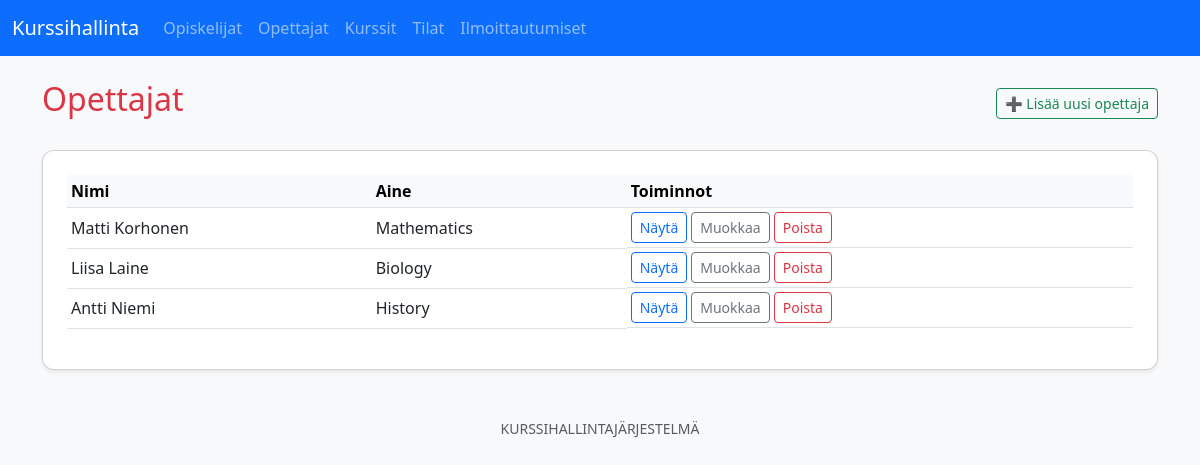
The app's page /teachers/index.php with its own data.
### tables this page shows
CREATE TABLE IF NOT EXISTS teachers (
  teacher_id INT AUTO_INCREMENT PRIMARY KEY,
  first_name VARCHAR(100) NOT NULL,
  last_name VARCHAR(100) NOT NULL,
  subject VARCHAR(100)
);

### teachers/index.php (the view, shortened to what this page needs)
<?php
require_once __DIR__ . '/../includes/config.php';
require_once __DIR__ . '/../includes/header.php';
$query = "
    SELECT teacher_id AS id, first_name AS fname, last_name AS lname, subject AS subj
    FROM teachers
    ORDER BY lname ASC
";
$result = $mysqli->query($query);
?>
<div class="d-flex justify-content-between align-items-center mb-4">
    <h2 class="text-danger">Opettajat</h2>
    <a href="add.php" class="btn btn-outline-success btn-sm">➕ Lisää uusi opettaja</a>
</div>
<div class="card shadow-sm p-4">
    <table class="table table-hover table-sm align-middle">
        <thead class="table-light">
            <tr>
                <th>Nimi</th>
                <th>Aine</th>
                <th>Toiminnot</th>
            </tr>
        </thead>
        <tbody>
            <?php while($row = $result->fetch_assoc()): ?>
            <tr>
                <td><?= htmlspecialchars($row['fname'] . ' ' . $row['lname']) ?></td>
                <td><?= htmlspecialchars($row['subj']) ?></td>
                <td class="d-flex gap-1">
                    <a href="view.php?id=<?= $row['id'] ?>" class="btn btn-sm btn-outline-primary">Näytä</a>
                    <a href="edit.php?id=<?= $row['id'] ?>" class="btn btn-sm btn-outline-secondary">Muokkaa</a>
                    <a href="delete.php?id=<?= $row['id'] ?>" class="btn btn-sm btn-outline-danger" onclick="return confirm('Haluatko poistaa opettajan?')">Poista</a>
                </td>
            </tr>
            <?php endwhile; ?>
        </tbody>
    </table>
</div>
<?php require_once __DIR__ . '/../includes/footer.php'; ?>

### assets/style.css (style rules this page uses)
body { font-family: system-ui, -apple-system, 'Segoe UI', Roboto, 'Helvetica Neue', Arial; background-color: #f8f9fa; color: #212529; }
.card { background-color: #ffffff; border-radius: 12px; box-shadow: 0 4px 12px rgba(0, 0, 0, 0.06), 0 1px 2px rgba(0, 0, 0, 0.04); transition: transform 0.2s ease, box-shadow 0.2s ease; }

### records on screen
teachers: first_name+last_name "Matti Korhonen", subject "Mathematics"
teachers: first_name+last_name "Liisa Laine", subject "Biology"
teachers: first_name+last_name "Antti Niemi", subject "History"
